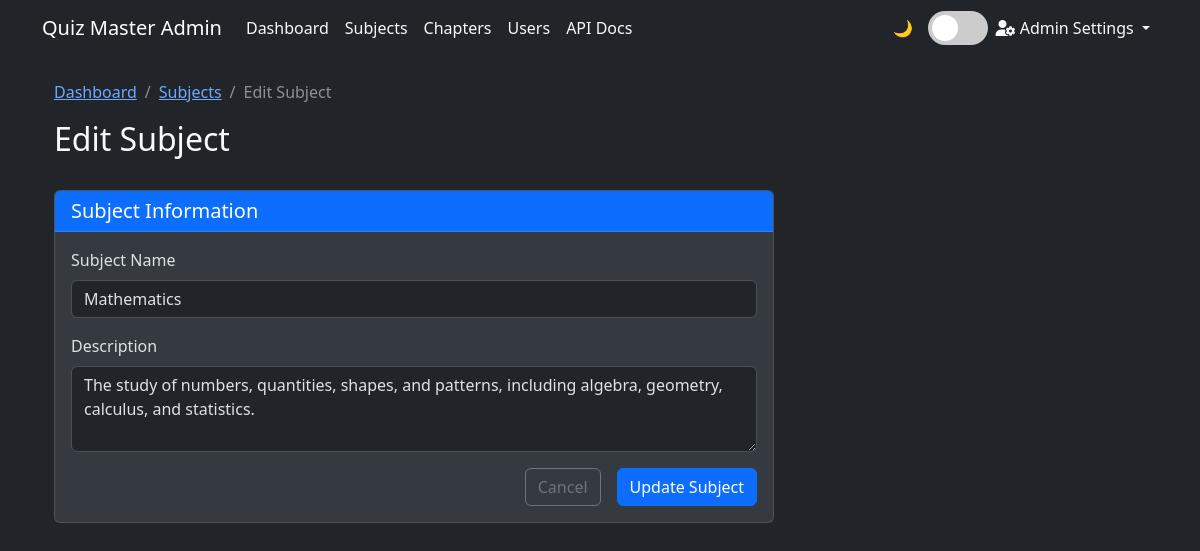
The page /admin/subjects/1/edit (signed in) on the database its author committed.
### models.py (models this page shows)
class Subject(db.Model):
    __tablename__ = 'subject'
    id = db.Column(db.Integer, primary_key=True)
    name = db.Column(db.String(100), nullable=False)
    description = db.Column(db.Text)
    chapters = db.relationship('Chapter', backref='subject', lazy=True)
    __table_args__ = (db.UniqueConstraint('name'),)

### routes.py (the view)
@app.route('/admin/subjects/<int:subject_id>/edit', methods=['GET', 'POST'])
@login_required
def edit_subject(subject_id):
    if not isinstance(current_user, Admin):
        flash('Access denied. Admin privileges required.', 'danger')
        return redirect(url_for('user_dashboard'))
    subject = Subject.query.get_or_404(subject_id)
    form = SubjectForm(obj=subject)
    if form.validate_on_submit():
        subject.name = form.name.data
        subject.description = form.description.data
        db.session.commit()
        flash('Subject updated successfully!', 'success')
        return redirect(url_for('manage_subjects'))
    return render_template('admin/edit_subject.html', form=form, subject=subject)

### forms.py
class SubjectForm(FlaskForm):
    name = StringField('Subject Name', validators=[DataRequired()])
    description = TextAreaField('Description', validators=[DataRequired()])

### routes.py (called while the page is built)
@login_manager.user_loader
@login_manager.user_loader
def load_user(user_id):
    try:
        user_type = session.get('user_type')
        if user_type == 'admin':
            return Admin.query.get(int(user_id))
        else:
            return User.query.get(int(user_id))
    except Exception as e:
        logging.error(f"Error in load_user: {str(e)}")
        return None

### templates/admin/edit_subject.html (shortened to what this page needs)
{% extends "admin/base_admin.html" %}
{% block content %}
<div class="container">
    <div class="row mb-4">
        <div class="col">
            <nav aria-label="breadcrumb">
                <ol class="breadcrumb">
                    <li class="breadcrumb-item"><a href="{{ url_for('admin_dashboard') }}">Dashboard</a></li>
                    <li class="breadcrumb-item"><a href="{{ url_for('manage_subjects') }}">Subjects</a></li>
                    <li class="breadcrumb-item active">Edit Subject</li>
                </ol>
            </nav>
            <h2>Edit Subject</h2>
        </div>
    </div>
    <div class="row">
        <div class="col-md-8">
            <div class="card">
                <div class="card-header bg-primary text-white">
                    <h5 class="mb-0">Subject Information</h5>
                </div>
                <div class="card-body">
                    <form method="POST">
                        <div class="mb-3">
                            {{ form.name.label(class="form-label") }}
                            {{ form.name(class="form-control") }}
                        </div>
                        <div class="mb-3">
                            {{ form.description.label(class="form-label") }}
                            {{ form.description(class="form-control", rows=3) }}
                        </div>
                        <div class="d-grid gap-2 d-md-flex justify-content-md-end">
                            <a href="{{ url_for('manage_subjects') }}" class="btn btn-outline-secondary me-md-2">Cancel</a>
                            <button type="submit" class="btn btn-primary">Update Subject</button>
                        </div>
                    </form>
                </div>
            </div>
        </div>
    </div>
</div>
{% endblock %}

### templates/admin/base_admin.html (style rules this page uses)
:root { --bs-primary-rgb: 13, 110, 253; --bs-secondary-rgb: 108, 117, 125; --bs-success-rgb: 25, 135, 84; --bs-info-rgb: 13, 202, 240; --bs-warning-rgb: 255, 193, 7; --bs-danger-rgb: 220, 53, 69; --bs-light-rgb: 248, 249, 250; --bs-dark-rgb: 33, 37, 41; }
[data-bs-theme="dark"] { --bs-body-color: #dee2e6; --bs-body-bg: #212529; --bs-tertiary-bg-rgb: 52, 58, 64; }
[data-bs-theme="dark"] .card { --bs-card-border-color: rgba(255, 255, 255, 0.125); }
:root { --light-text: #212529; --dark-text: #f8f9fa; --light-bg: #ffffff; --dark-bg: #212529; --light-card-bg: #f8f9fa; --dark-card-bg: #343a40; }
[data-bs-theme="dark"] { --text-color: var(--dark-text); --bg-color: var(--dark-bg); --card-bg: var(--dark-card-bg); }
body { color: var(--text-color); background-color: var(--bg-color); transition: all 0.3s ease; }
.card { background-color: var(--card-bg); }

### rows shown on the page
Subject: name "Mathematics", description "The study of numbers, quantities, shapes, and patterns, including algebra, geometry, calculus, and statistics."
